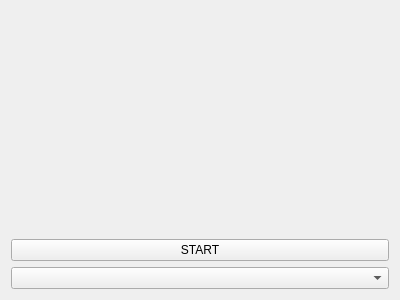
<?xml version="1.0" encoding="UTF-8"?>
<ui version="4.0">
 <class>Video2Widget</class>
 <widget class="QWidget" name="Video2Widget">
  <property name="geometry">
   <rect>
    <x>0</x>
    <y>0</y>
    <width>400</width>
    <height>300</height>
   </rect>
  </property>
  <property name="windowTitle">
   <string>Form</string>
  </property>
  <layout class="QGridLayout" name="gridLayout">
   <item row="0" column="0">
    <widget class="QLabel" name="label">
     <property name="autoFillBackground">
      <bool>true</bool>
     </property>
     <property name="text">
      <string/>
     </property>
    </widget>
   </item>
   <item row="1" column="0">
    <widget class="QPushButton" name="startPushButton">
     <property name="text">
      <string>START</string>
     </property>
    </widget>
   </item>
   <item row="2" column="0">
    <widget class="QComboBox" name="capComboBox"/>
   </item>
  </layout>
 </widget>
 <resources/>
 <connections/>
</ui>
